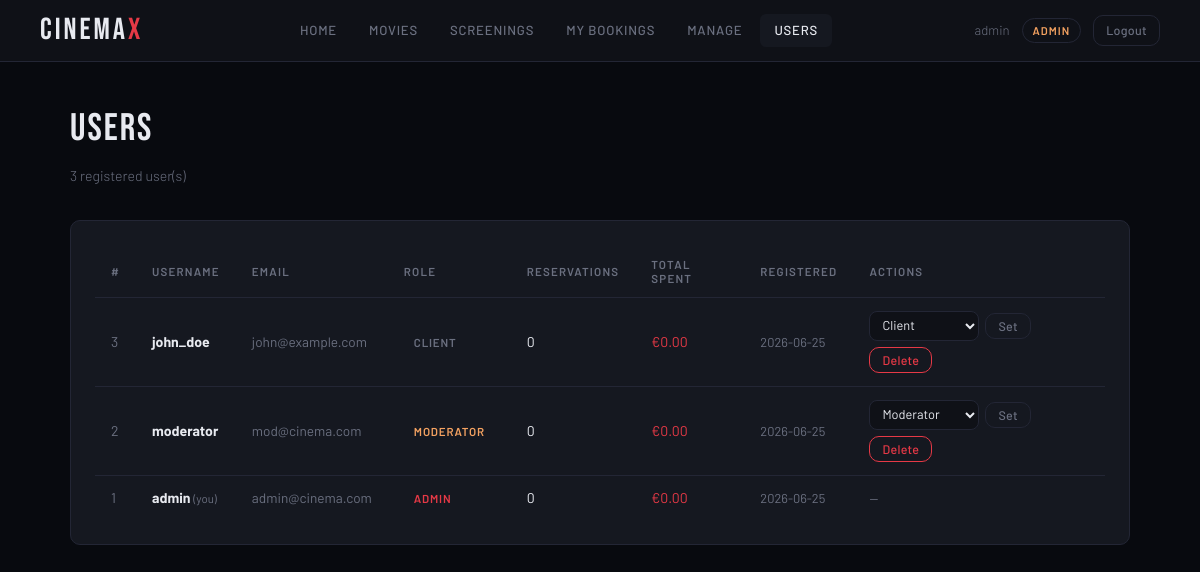
/users.php (signed in), run on the app's committed database.
### tables this page shows
CREATE TABLE users (
    id          INT AUTO_INCREMENT PRIMARY KEY,
    username    VARCHAR(80)  NOT NULL UNIQUE,
    email       VARCHAR(150) NOT NULL UNIQUE,
    password    VARCHAR(255) NOT NULL,
    role        ENUM('admin','moderator','client') NOT NULL DEFAULT 'client',
    created_at  DATETIME DEFAULT CURRENT_TIMESTAMP,
    deleted_at  DATETIME DEFAULT NULL
);

### users.php (the view, shortened to what this page needs)
<?php
include 'header.php';
$db      = new DbConnector('localhost', 'root', 'root', 'CINEMA_DB');
$users = $db->query('
    SELECT u.id, u.username, u.email, u.role, u.created_at,
           COUNT(DISTINCT res.id)                                          AS total_reservations,
           COALESCE(SUM(CASE WHEN res.status="confirmed" THEN res.seats * s.price ELSE 0 END), 0) AS total_spent
    FROM users u
    LEFT JOIN reservations res ON res.user_id = u.id
    LEFT JOIN screenings   s   ON res.screening_id = s.id
    WHERE u.deleted_at IS NULL
    GROUP BY u.id
    ORDER BY u.created_at DESC
')->fetchAll();
?>
<!DOCTYPE html>
<html lang="en">
<head>
    <link rel="stylesheet" href="style.css">
</head>
<body>
<div class="container">
    <div class="page-title">Users</div>
    <p class="page-subtitle"><?php echo count($users); ?> registered user(s)</p>
    <div class="card">
        <div class="table-wrap">
            <table>
                <thead>
                    <tr>
                        <th>#</th>
                        <th>Username</th>
                        <th>Email</th>
                        <th>Role</th>
                        <th>Reservations</th>
                        <th>Total Spent</th>
                        <th>Registered</th>
                        <th>Actions</th>
                    </tr>
                </thead>
                <tbody>
                    <?php foreach ($users as $i => $u): ?>
                    <tr style="animation:fadeUp .3s ease <?php echo $i*.04; ?>s both">
                        <td style="color:var(--muted)"><?php echo (int)$u['id']; ?></td>
                        <td>
                            <strong><?php echo htmlspecialchars($u['username']); ?></strong>
                            <?php if ($u['id'] == $_SESSION['user_id']): ?>
                                <span style="font-size:.72rem; color:var(--muted)"> (you)</span>
                            <?php endif; ?>
                        </td>
                        <td style="color:var(--muted); font-size:.85rem"><?php echo htmlspecialchars($u['email']); ?></td>
                        <td><span class="status status-<?php echo $u['role']; ?>"><?php echo $u['role']; ?></span></td>
                        <td><?php echo (int)$u['total_reservations']; ?></td>
                        <td style="color:var(--accent)">€<?php echo number_format((float)$u['total_spent'],2); ?></td>
                        <td style="font-size:.8rem; color:var(--muted)"><?php echo substr($u['created_at'],0,10); ?></td>
                        <td>
                            <?php if ($u['id'] != $_SESSION['user_id']): ?>
                            <div style="display:flex; gap:6px; flex-wrap:wrap; align-items:center">
                                <form method="POST" style="display:flex; gap:6px; align-items:center">
                                    <select name="role" class="form-control" style="width:110px; padding:5px 8px; font-size:.8rem">
                                        <?php foreach (['client','moderator','admin'] as $r): ?>
                                            <option value="<?php echo $r; ?>" <?php echo $u['role']===$r?'selected':''; ?>><?php echo ucfirst($r); ?></option>
                                        <?php endforeach; ?>
                                    </select>
                                    <button type="submit" class="btn btn-outline btn-sm">Set</button>
                                </form>
                                <form method="POST" onsubmit="return confirm('Delete this user?')">
                                    <button type="submit" class="btn btn-danger btn-sm">Delete</button>
                                </form>
                            </div>
                            <?php else: ?>
                                <span style="color:var(--muted); font-size:.8rem">—</span>
                            <?php endif; ?>
                        </td>
                    </tr>
                    <?php endforeach; ?>
                </tbody>
            </table>
        </div>
    </div>
</div>
</body>
</html>

### style.css (style rules this page uses)
*, *::before, *::after { box-sizing: border-box; margin: 0; padding: 0; }
:root { --bg: #080a0f; --surface: #0f1117; --card: #151820; --border: #232635; --accent: #e63946; --gold: #f4a261; --text: #e8eaf0; --muted: #6b7080; --success: #52b788; --danger: #e63946; --radius: 10px; --font-display: 'Bebas Neue', sans-serif; --font-body: 'Barlow', sans-serif; }
body { background: var(--bg); color: var(--text); font-family: var(--font-body); font-weight: 300; min-height: 100vh; line-height: 1.6; }
.btn { display: inline-flex; align-items: center; gap: 6px; padding: 8px 20px; border-radius: var(--radius); font-family: var(--font-body); font-size: 0.84rem; font-weight: 500; cursor: pointer; text-decoration: none; border: none; transition: all 0.2s; letter-spacing: 0.3px; }
.btn-outline { background: transparent; border: 1px solid var(--border); color: var(--muted); }
.btn-danger { background: transparent; border: 1px solid var(--danger); color: var(--danger); }
.btn-sm { padding: 5px 12px; font-size: 0.78rem; }
.container { max-width: 1100px; margin: 0 auto; padding: 36px 20px 80px; }
.page-title { font-family: var(--font-display); font-size: 2.4rem; letter-spacing: 2px; color: var(--text); margin-bottom: 6px; }
.page-subtitle { font-size: 0.88rem; color: var(--muted); margin-bottom: 32px; }
.card { background: var(--card); border: 1px solid var(--border); border-radius: var(--radius); padding: 24px; }
.table-wrap { overflow-x: auto; }
table { width: 100%; border-collapse: collapse; font-size: 0.88rem; }
thead th { text-align: left; padding: 12px 16px; font-size: 0.72rem; font-weight: 600; letter-spacing: 1.2px; text-transform: uppercase; color: var(--muted); border-bottom: 1px solid var(--border); }
tbody tr { border-bottom: 1px solid var(--border); transition: background 0.15s; }
tbody tr:last-child { border-bottom: none; }
tbody td { padding: 13px 16px; color: var(--text); vertical-align: middle; }
.form-control { width: 100%; background: var(--surface); border: 1px solid var(--border); border-radius: 8px; padding: 10px 14px; color: var(--text); font-family: var(--font-body); font-size: 0.92rem; outline: none; transition: border-color 0.2s; }
.form-control::placeholder { color: var(--muted); }
select.form-control option { background: var(--card); }
.status { display: inline-block; padding: 2px 10px; border-radius: 20px; font-size: 0.72rem; font-weight: 600; letter-spacing: 0.8px; text-transform: uppercase; }
.status-admin { color: var(--accent); }
.status-moderator { color: var(--gold); }
.status-client { color: var(--muted); }

### data on the page
users: id "3", username "john_doe", email "john@example.com", role "CLIENT", total_reservations "0", total_spent "0.00", created_at "2026-06-25", role "Client"
users: id "2", username "moderator", email "mod@cinema.com", role "MODERATOR", total_reservations "0", total_spent "0.00", created_at "2026-06-25", role "Moderator"
users: id "1", username "admin", shows "(you)", email "admin@cinema.com", role "ADMIN", total_reservations "0", total_spent "0.00", created_at "2026-06-25"

### other printed values
$_SESSION['username'] "admin"
$_SESSION['role'] "ADMIN"
count($users) "3"
